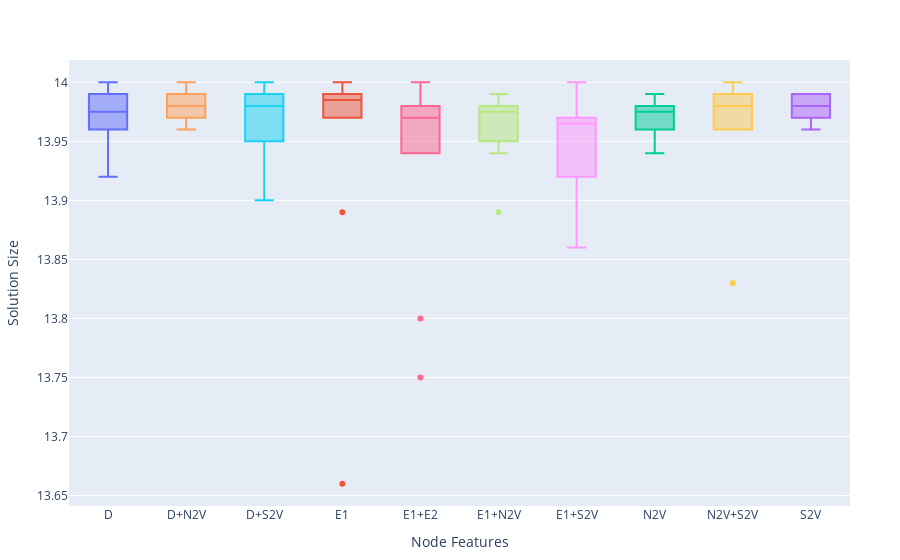

The code cell stored with this chart in its notebook:
### Code cell
features = get_features("V200_045-055")
p = plot(vcat(features.single, features.combined), x=Symbol("Node Features"), y=Symbol("Solution Size"), kind="box", color=Symbol("Node Features"), 
    Layout(
        showlegend=false
    ))
    # add_line(p, mean_ds, 10)
    # add_line(p, mean_ds_2, 10)
    # add_line(p, mean_ds_3, 10)
savefig(p, "V200-045-055.pdf", width=1000, height=500)
p

### Figure 1 — Plotly figure (JSON) as saved in the notebook; plotly's stock layout.template omitted (floating-point values rounded to 4 significant figures)
{"data": [{"legendgroup": "D", "marker": {"color": "#636efa"}, "name": "D", "showlegend": true, "type": "box", "x": ["D", "D", "D", "D", "D", "D", "D", "D", "D", "D"], "xaxis": "x", "y": [13.96, 13.99, 14, 13.97, 13.98, 13.99, 13.92, 13.96, 14, 13.97], "yaxis": "y"}, {"legendgroup": "D+N2V", "marker": {"color": "#FFA15A"}, "name": "D+N2V", "showlegend": true, "type": "box", "x": ["D+N2V", "D+N2V", "D+N2V", "D+N2V", "D+N2V", "D+N2V", "D+N2V", "D+N2V", "D+N2V", "D+N2V"], "xaxis": "x", "y": [13.99, 13.97, 14, 13.99, 13.99, 13.96, 13.98, 13.97, 13.98, 13.97], "yaxis": "y"}, {"legendgroup": "D+S2V", "marker": {"color": "#19d3f3"}, "name": "D+S2V", "showlegend": true, "type": "box", "x": ["D+S2V", "D+S2V", "D+S2V", "D+S2V", "D+S2V", "D+S2V", "D+S2V", "D+S2V", "D+S2V", "D+S2V"], "xaxis": "x", "y": [13.97, 14, 14, 13.9, 13.94, 13.95, 13.98, 13.99, 13.98, 13.98], "yaxis": "y"}, {"legendgroup": "E1", "marker": {"color": "#EF553B"}, "name": "E1", "showlegend": true, "type": "box", "x": ["E1", "E1", "E1", "E1", "E1", "E1", "E1", "E1", "E1", "E1"], "xaxis": "x", "y": [13.99, 13.98, 13.66, 13.97, 14, 13.89, 13.99, 13.99, 13.97, 13.99], "yaxis": "y"}, {"legendgroup": "E1+E2", "marker": {"color": "#FF6692"}, "name": "E1+E2", "showlegend": true, "type": "box", "x": ["E1+E2", "E1+E2", "E1+E2", "E1+E2", "E1+E2", "E1+E2", "E1+E2", "E1+E2", "E1+E2", "E1+E2"], "xaxis": "x", "y": [13.97, 13.97, 13.96, 13.98, 13.75, 14, 13.8, 14, 13.94, 13.97], "yaxis": "y"}, {"legendgroup": "E1+N2V", "marker": {"color": "#B6E880"}, "name": "E1+N2V", "showlegend": true, "type": "box", "x": ["E1+N2V", "E1+N2V", "E1+N2V", "E1+N2V", "E1+N2V", "E1+N2V", "E1+N2V", "E1+N2V", "E1+N2V", "E1+N2V"], "xaxis": "x", "y": [13.98, 13.98, 13.95, 13.94, 13.89, 13.97, 13.98, 13.97, 13.99, 13.99], "yaxis": "y"}, {"legendgroup": "E1+S2V", "marker": {"color": "#FF97FF"}, "name": "E1+S2V", "showlegend": true, "type": "box", "x": ["E1+S2V", "E1+S2V", "E1+S2V", "E1+S2V", "E1+S2V", "E1+S2V", "E1+S2V", "E1+S2V", "E1+S2V", "E1+S2V"], "xaxis": "x", "y": [13.97, 13.97, 13.99, 13.92, 13.92, 13.96, 14, 13.86, 13.97, 13.94], "yaxis": "y"}, {"legendgroup": "N2V", "marker": {"color": "#00cc96"}, "name": "N2V", "showlegend": true, "type": "box", "x": ["N2V", "N2V", "N2V", "N2V", "N2V", "N2V", "N2V", "N2V", "N2V", "N2V"], "xaxis": "x", "y": [13.99, 13.98, 13.98, 13.98, 13.99, 13.94, 13.97, 13.96, 13.95, 13.97], "yaxis": "y"}, {"legendgroup": "N2V+S2V", "marker": {"color": "#FECB52"}, "name": "N2V+S2V", "showlegend": true, "type": "box", "x": ["N2V+S2V", "N2V+S2V", "N2V+S2V", "N2V+S2V", "N2V+S2V", "N2V+S2V", "N2V+S2V", "N2V+S2V", "N2V+S2V", "N2V+S2V"], "xaxis": "x", "y": [13.96, 14, 13.98, 14, 13.83, 13.98, 13.96, 13.98, 13.97, 13.99], "yaxis": "y"}, {"legendgroup": "S2V", "marker": {"color": "#ab63fa"}, "name": "S2V", "showlegend": true, "type": "box", "x": ["S2V", "S2V", "S2V", "S2V", "S2V", "S2V", "S2V", "S2V", "S2V", "S2V"], "xaxis": "x", "y": [13.98, 13.98, 13.98, 13.99, 13.96, 13.96, 13.99, 13.97, 13.98, 13.99], "yaxis": "y"}], "layout": {"legend": {"title": {"text": "Node Features"}, "tracegroupgap": 0}, "margin": {"b": 50, "l": 50, "r": 50, "t": 60}, "showlegend": false, "xaxis": {"title": {"text": "Node Features"}}, "yaxis": {"title": {"text": "Solution Size"}}}}
